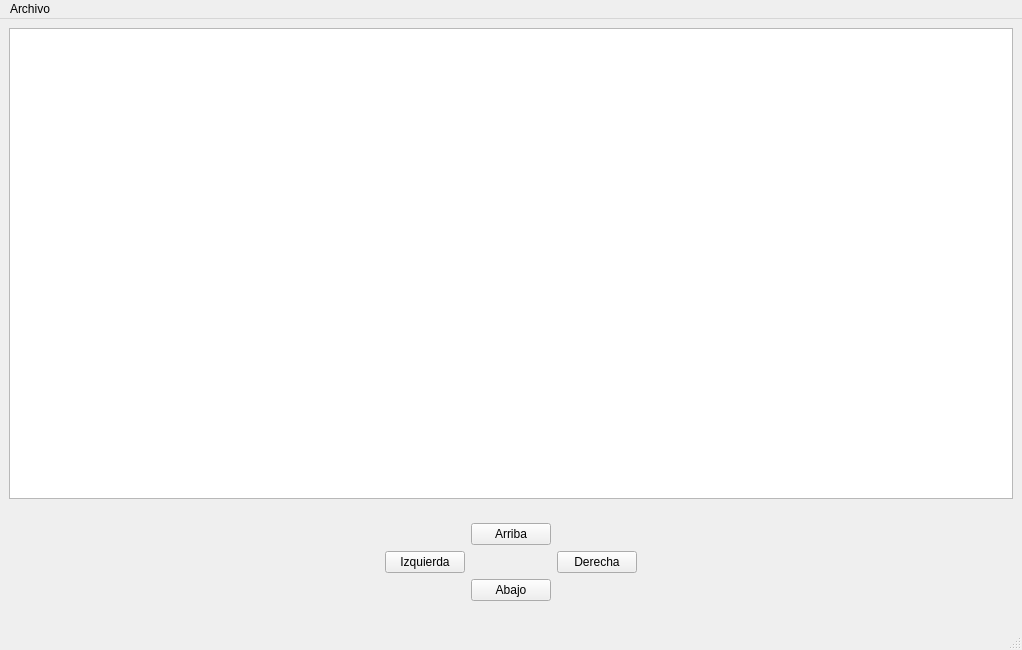
<?xml version="1.0" encoding="UTF-8"?>
<ui version="4.0">
 <class>Juego</class>
 <widget class="QMainWindow" name="Juego">
  <property name="geometry">
   <rect>
    <x>0</x>
    <y>0</y>
    <width>1022</width>
    <height>650</height>
   </rect>
  </property>
  <property name="windowTitle">
   <string>Juego</string>
  </property>
  <widget class="QWidget" name="centralwidget">
   <layout class="QVBoxLayout" name="verticalLayout">
    <item>
     <widget class="QGraphicsView" name="lienzo">
      <property name="minimumSize">
       <size>
        <width>500</width>
        <height>400</height>
       </size>
      </property>
     </widget>
    </item>
    <item>
     <widget class="QWidget" name="widget" native="true">
      <property name="maximumSize">
       <size>
        <width>16777215</width>
        <height>16777215</height>
       </size>
      </property>
      <layout class="QHBoxLayout" name="horizontalLayout">
       <item>
        <spacer name="horizontalSpacer">
         <property name="orientation">
          <enum>Qt::Horizontal</enum>
         </property>
         <property name="sizeHint" stdset="0">
          <size>
           <width>97</width>
           <height>20</height>
          </size>
         </property>
        </spacer>
       </item>
       <item>
        <widget class="QWidget" name="widget_2" native="true">
         <layout class="QGridLayout" name="gridLayout">
          <item row="1" column="1">
           <widget class="QPushButton" name="btnArriba">
            <property name="text">
             <string>Arriba</string>
            </property>
           </widget>
          </item>
          <item row="3" column="1">
           <widget class="QPushButton" name="btnAbajo">
            <property name="text">
             <string>Abajo</string>
            </property>
           </widget>
          </item>
          <item row="2" column="0">
           <widget class="QPushButton" name="btnIzqueirda">
            <property name="text">
             <string>Izquierda</string>
            </property>
           </widget>
          </item>
          <item row="2" column="2">
           <widget class="QPushButton" name="btnDerecha">
            <property name="text">
             <string>Derecha</string>
            </property>
           </widget>
          </item>
         </layout>
        </widget>
       </item>
       <item>
        <spacer name="horizontalSpacer_2">
         <property name="orientation">
          <enum>Qt::Horizontal</enum>
         </property>
         <property name="sizeHint" stdset="0">
          <size>
           <width>97</width>
           <height>20</height>
          </size>
         </property>
        </spacer>
       </item>
      </layout>
     </widget>
    </item>
   </layout>
  </widget>
  <widget class="QMenuBar" name="menubar">
   <property name="geometry">
    <rect>
     <x>0</x>
     <y>0</y>
     <width>1022</width>
     <height>26</height>
    </rect>
   </property>
   <widget class="QMenu" name="menuArchivo">
    <property name="title">
     <string>Archivo</string>
    </property>
    <addaction name="actionConfigraci0n"/>
    <addaction name="separator"/>
    <addaction name="actionSalir"/>
   </widget>
   <addaction name="menuArchivo"/>
  </widget>
  <widget class="QStatusBar" name="statusbar"/>
  <action name="actionConfigraci0n">
   <property name="text">
    <string>Configración</string>
   </property>
  </action>
  <action name="actionSalir">
   <property name="text">
    <string>Salir</string>
   </property>
  </action>
 </widget>
 <resources/>
 <connections/>
</ui>
